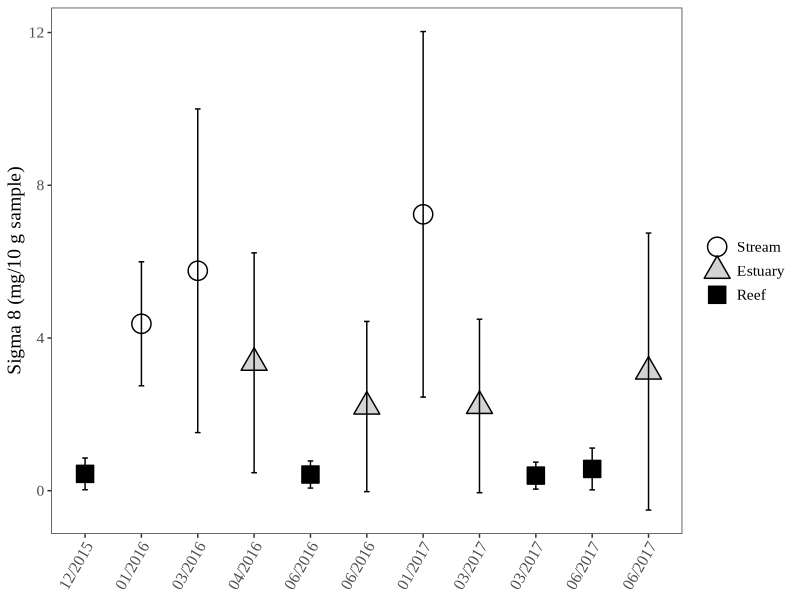
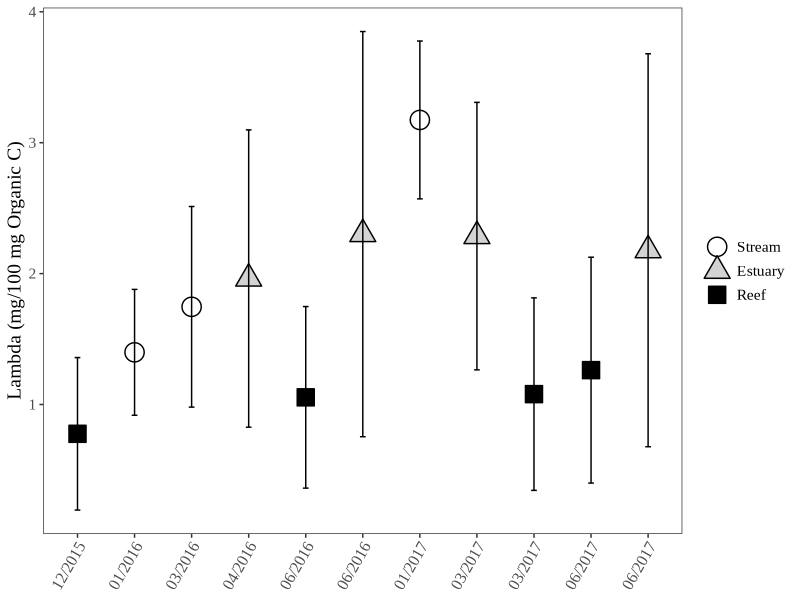
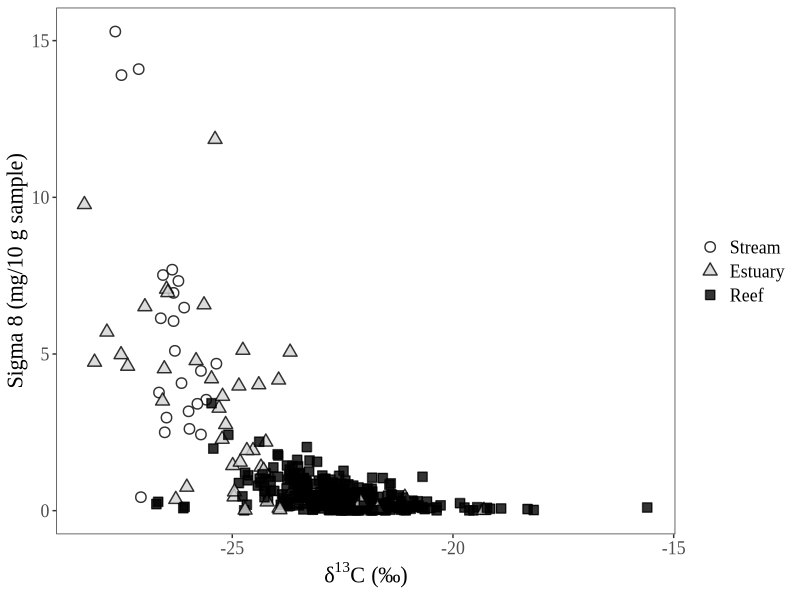
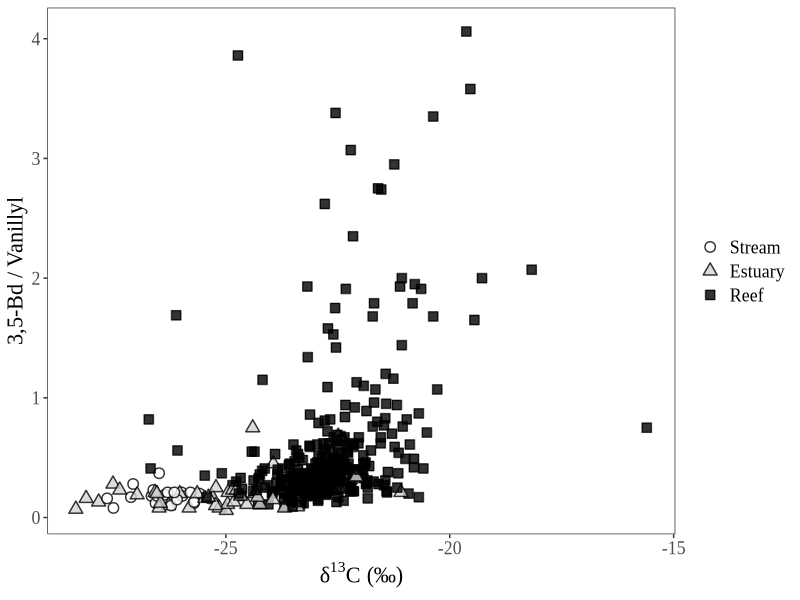

The R script that drew these images, in order:
## ---- chunk 1
knitr::opts_chunk$set(echo = TRUE)
## ---- chunk 2

master <- read.csv("RAPID_Master_Datasheet_add_region_streamcode.csv") # Loads the newly updated dataset, as of April 8, 2019. This same dataset is used for the linear mixed effects models.

# In addition, all NDs from Matthieu's original reports are replaced as NAs. For reasoning on why they are not 0s, see either of the other RMarkdown files in this project folder.

# Alright, so the seven outliers I'm removing will be 56, 66, 164, 238, 300, 387, and 389 from the original dataset. For reasoning on these 7, see LMEM Markdown file in this same project.

mastered <- master[ -c(56, 66, 164, 238, 300, 387, 389), ] # Removes outliers from original dataset.

# This dataset has already been QAQCed.

library(tidyverse)

## ---- chunk 3

# First, we will plot overall Sigma 8 and Lambda values.

Fig3_Stats <- mastered %>% # Takes the original dataset and then ...
  group_by(Group, Environment) %>% # Groups by date and environment and then ...
  summarize(Sig8 = mean(Sigma8, na.rm = TRUE), Sig8sd = sd(Sigma8, na.rm = TRUE), 
            Lam = mean(Lambda, na.rm = TRUE), Lamsd = sd(Lambda, na.rm = TRUE)) %>% # Summarizes and then...
  ungroup() # Ungroups data.

Fig3_Stats$Environment <- factor(Fig3_Stats$Environment, levels = c( "Stream", "Estuary", "Reef")) # Relevels.
Fig3_Stats$Group <- factor(Fig3_Stats$Group, levels = c( "A", "B", "C", "D", "E", "F", "I", "H", "G", "J", "K")) # Relevel the "Group" column so that it's presented in the best chronological order.

#tiff(filename = "/Users/heililowman/Documents/UC_Santa_Barbara/Research_Lignin/Figures/Manuscript_figure_files/Fig3A.tiff", width=6, height=4, unit="in", res=400) 
fig3a <- ggplot(Fig3_Stats, aes(Group, Sig8, shape=Environment, fill=Environment)) +
  scale_x_discrete(labels = c("12/2015", "01/2016", "03/2016", "04/2016", "06/2016", "06/2016", "01/2017", "03/2017", "03/2017", "06/2017", "06/2017")) +
  geom_point(size = 6,
             stroke = 0.75) + 
  scale_shape_manual(values = c(21, 24, 22)) +
  scale_fill_manual(values = c("white", "lightgrey", "black")) +
  geom_errorbar(data=Fig3_Stats, aes(ymin=Sig8-Sig8sd,ymax=Sig8+Sig8sd), width=0.1) +
  xlab("Sample Date") +
  ylab("Sigma 8 (mg/10 g sample)") + 
  theme_bw() +
  theme(panel.grid.major = element_blank(), panel.grid.minor = element_blank(),panel.background = element_blank()) + # This ensures the whole data grid is boxed in, which looks cleaner in text.
  theme(text=element_text(family="Times New Roman", size=14)) +
  theme(axis.text.x = element_text(angle = 60, hjust = 1)) +
  theme(axis.title.x=element_blank()) +
  theme(legend.title = element_blank())
#dev.off()

fig3a

#tiff(filename = "/Users/heililowman/Documents/UC_Santa_Barbara/Research_Lignin/Figures/Manuscript_figure_files/Fig3B.tiff", width=6, height=4, unit="in", res=400) 
fig3b <- ggplot(Fig3_Stats, aes(Group, Lam, shape=Environment, fill=Environment)) +
  scale_x_discrete(labels = c("12/2015", "01/2016", "03/2016", "04/2016", "06/2016", "06/2016", "01/2017", "03/2017", "03/2017", "06/2017", "06/2017")) +
  geom_point(size = 6,
             stroke = 0.75) + 
  scale_shape_manual(values = c(21, 24, 22)) +
  scale_fill_manual(values = c("white", "lightgrey", "black")) +
  geom_errorbar(data=Fig3_Stats, aes(ymin=Lam-Lamsd,ymax=Lam+Lamsd), width=0.1) +
  xlab("Sample Date") +
  ylab("Lambda (mg/100 mg Organic C)") + 
  theme_bw() +
  theme(panel.grid.major = element_blank(), panel.grid.minor = element_blank(),panel.background = element_blank()) +
  theme(text=element_text(family="Times New Roman", size=14)) +
  theme(axis.text.x = element_text(angle = 60, hjust = 1)) +
  theme(axis.title.x=element_blank()) +
  theme(legend.title = element_blank())
#dev.off()

fig3b

## ---- chunk 4

# Next, we will plot isotopic data versus Sigma 8 and 3,5-Bd/V values.

# I will remove one egregious outlier - this was not removed during the LMEMs since those models dealt with lignin phenol values only (and had no isotopes as fixed or random effects).

mastered$Environment <- factor(mastered$Environment, levels = c( "Stream", "Estuary", "Reef")) # Relevels.

masterer <- mastered[-181,] # Removes the crazy high outlier for d13C.

# I have also removed the designation of near/far from stream and just represented all marine sediments as reef sites - this distinction was not important in any of the models I ran, and I feel it doesn't add anything to the visual. Also, this will keep things consistent legend-wise with Figure 3.

#tiff(filename = "/Users/heililowman/Documents/UC_Santa_Barbara/Research_Lignin/Figures/Manuscript_figure_files/Fig4.tiff", width=10, height=6, unit="in", res=400) 
fig4 <- ggplot(masterer, aes (x=d13C, y=Sigma8, shape=Environment, fill=Environment)) +
  geom_point(size=3,
             stroke = 0.75,
             alpha = 0.8) +
  scale_shape_manual(values = c(21, 24, 22)) +
  scale_fill_manual(values = c("white", "lightgrey", "black")) +
  theme_bw() +
  theme(panel.grid.major = element_blank(), panel.grid.minor = element_blank(),panel.background = element_blank()) +
  theme(text=element_text(family="Times New Roman", size=16)) +
  xlab(expression("δ"^{13}*"C (‰)")) + # GAH! It's AMAZING I GOT THE SUPERSCRIPT TO WORK!!!
  ylab("Sigma 8 (mg/10 g sample)") +
  theme(legend.title = element_blank())
#dev.off

fig4

#tiff(filename = "/Users/heililowman/Documents/UC_Santa_Barbara/Research_Lignin/Figures/Manuscript_figure_files/Fig5.tiff", width=10, height=6, unit="in", res=400) 
fig5 <- ggplot(masterer, aes (x=d13C, y=Bd.V, shape=Environment, fill=Environment)) +
  geom_point(size=3,
             stroke = 0.75,
             alpha = 0.8) +
  scale_shape_manual(values = c(21, 24, 22)) +
  scale_fill_manual(values = c("white", "lightgrey", "black")) +
  theme_bw() +
  theme(panel.grid.major = element_blank(), panel.grid.minor = element_blank(),panel.background = element_blank()) +
  theme(text=element_text(family="Times New Roman", size=16)) +
  xlab(expression("δ"^{13}*"C (‰)")) +
  ylab("3,5-Bd / Vanillyl") +
  theme(legend.title = element_blank())
#dev.off

fig5
